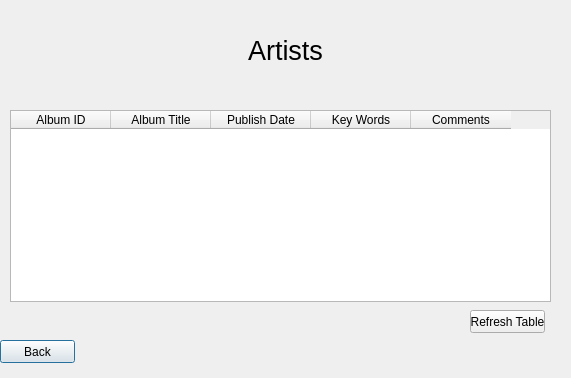
<?xml version="1.0" encoding="UTF-8"?>
<ui version="4.0">
 <class>People_Artists_View</class>
 <widget class="QDialog" name="People_Artists_View">
  <property name="geometry">
   <rect>
    <x>0</x>
    <y>0</y>
    <width>571</width>
    <height>378</height>
   </rect>
  </property>
  <property name="windowTitle">
   <string>View Artists</string>
  </property>
  <widget class="QPushButton" name="ViewArtists_BackButton">
   <property name="geometry">
    <rect>
     <x>0</x>
     <y>340</y>
     <width>75</width>
     <height>23</height>
    </rect>
   </property>
   <property name="text">
    <string>Back</string>
   </property>
  </widget>
  <widget class="QTableWidget" name="ArtistsView">
   <property name="geometry">
    <rect>
     <x>10</x>
     <y>110</y>
     <width>541</width>
     <height>192</height>
    </rect>
   </property>
   <column>
    <property name="text">
     <string>Album ID</string>
    </property>
   </column>
   <column>
    <property name="text">
     <string>Album Title</string>
    </property>
   </column>
   <column>
    <property name="text">
     <string>Publish Date</string>
    </property>
   </column>
   <column>
    <property name="text">
     <string>Key Words</string>
    </property>
   </column>
   <column>
    <property name="text">
     <string>Comments</string>
    </property>
   </column>
  </widget>
  <widget class="QPushButton" name="ArtistsView_RefreshTableButton">
   <property name="geometry">
    <rect>
     <x>470</x>
     <y>310</y>
     <width>75</width>
     <height>23</height>
    </rect>
   </property>
   <property name="text">
    <string>Refresh Table</string>
   </property>
  </widget>
  <widget class="QLabel" name="Albums_MainMenuText">
   <property name="geometry">
    <rect>
     <x>0</x>
     <y>40</y>
     <width>571</width>
     <height>20</height>
    </rect>
   </property>
   <property name="font">
    <font>
     <pointsize>20</pointsize>
    </font>
   </property>
   <property name="text">
    <string>Artists</string>
   </property>
   <property name="alignment">
    <set>Qt::AlignCenter</set>
   </property>
  </widget>
 </widget>
 <resources/>
 <connections>
  <connection>
   <sender>ViewArtists_BackButton</sender>
   <signal>clicked()</signal>
   <receiver>People_Artists_View</receiver>
   <slot>BackButton()</slot>
   <hints>
    <hint type="sourcelabel">
     <x>29</x>
     <y>345</y>
    </hint>
    <hint type="destinationlabel">
     <x>31</x>
     <y>423</y>
    </hint>
   </hints>
  </connection>
  <connection>
   <sender>ArtistsView_RefreshTableButton</sender>
   <signal>clicked()</signal>
   <receiver>People_Artists_View</receiver>
   <slot>RefreshArtists()</slot>
   <hints>
    <hint type="sourcelabel">
     <x>519</x>
     <y>326</y>
    </hint>
    <hint type="destinationlabel">
     <x>518</x>
     <y>511</y>
    </hint>
   </hints>
  </connection>
 </connections>
 <slots>
  <slot>BackButton()</slot>
  <slot>RefreshArtists()</slot>
 </slots>
</ui>
